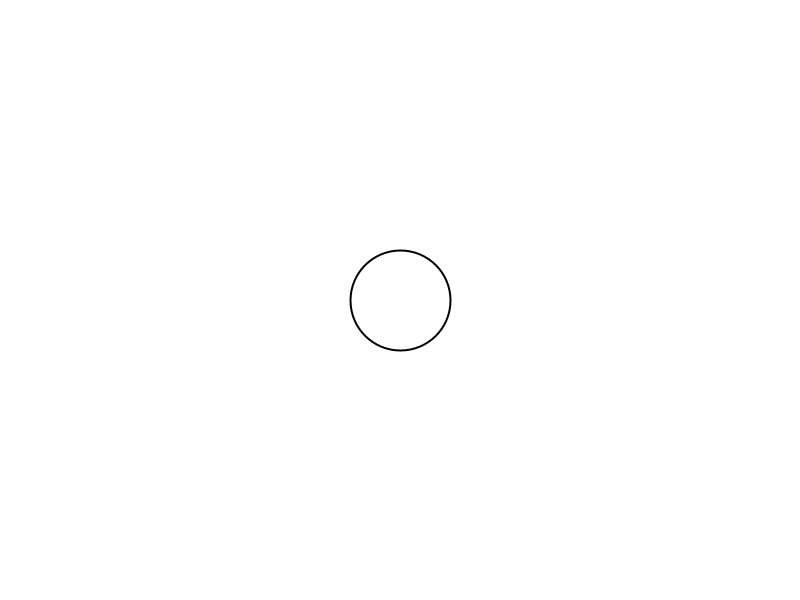
Frame 1 (no input)
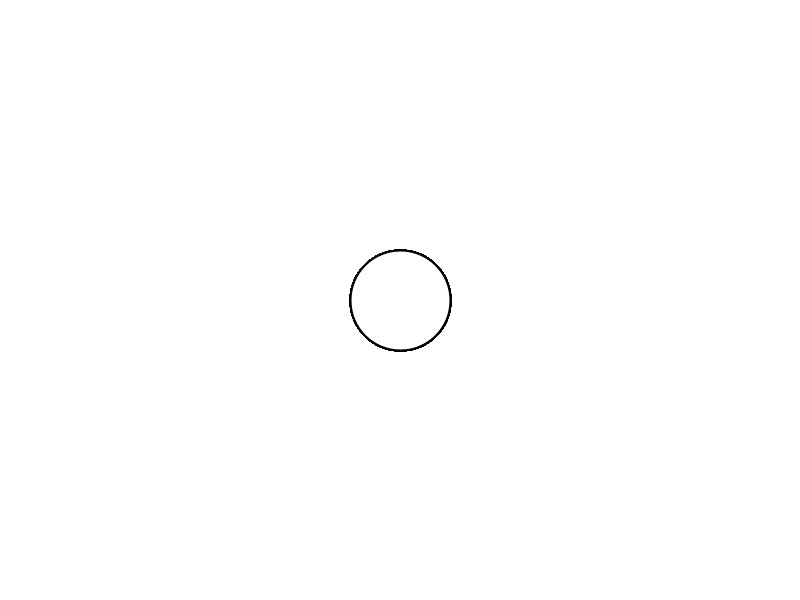
Frame 60 (the mouse pressed at the canvas centre just before this capture)
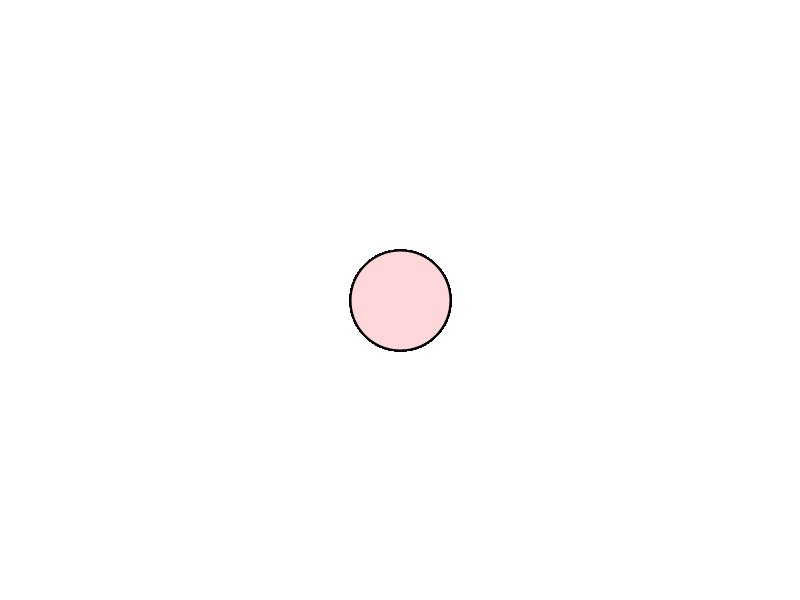
Frame 120 (the mouse held since frame 60 and released just before this capture)

The Processing sketch that drew these frames (run headless with seeded random() and noise(); from frame 60 on, the mouse is pressed at the canvas centre):

// Processing sketch: challenge01_1
// ── challenge01_1.pde
//Make a circle detects when you move your mouse over
///it by changing to a "highlight" color.

float d;
float r = 50;
void setup() {
  size(800, 600);
  background(255);
}
//challenge 1
void draw() {
  strokeWeight(2);
  stroke(0);
// distance between the ball and the mouse
  d =dist(width/2, height/2, mouseX, mouseY);
  
// move mouse over change the color
  if (d< r) {
    fill(#FED7DA);
  } else {
    fill(255);
  }
  ellipse(width/2, height/2, 2*r, 2*r);
}
